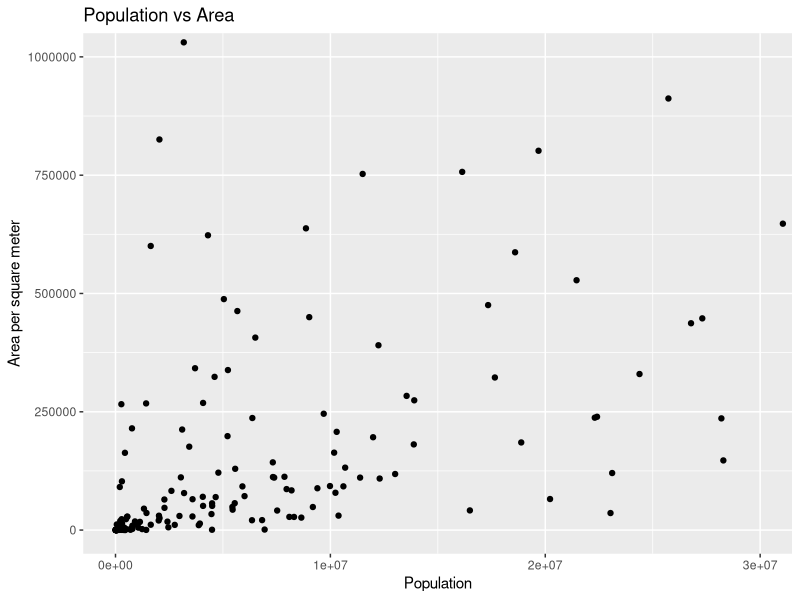

The R source for this figure:
## ---- chunk 1
knitr::opts_chunk$set(echo = TRUE)
## ---- chunk 2
data = read.csv("movies3.csv")
print(str(data)) #We can see 2912 observations and 33 features(title, genre_first...)
## ---- chunk 3
print(head(data))
## ---- chunk 4
mean_budget = mean(data$budget)
print(mean_budget)
## ---- chunk 5
movies_sub = data[,c("gross_adjusted", "budget_adjusted", "gross", "budget")]
## ---- chunk 6
apply(movies_sub, MARGIN = 2, mean)
## ---- chunk 7
index = which.min(data$budget)
data[index, "title"]
## ---- chunk 8
sum(data$budget < mean_budget & data$reviews > 200)
## ---- chunk 9
data$Years_after_prod <- data$Release_year - data$year
summary(data$Years_after_prod)
## ---- chunk 10

countries = read.csv("countries.csv")
print(head(countries, n = 4))

## ---- chunk 11
print(str(countries)) #NO, all the features are not numeric, we also have chr, int
## ---- chunk 12
minimum_pop = min(countries$Population)
maximum_pop = max(countries$Population)
paste("Minimum: ", minimum_pop)
paste("Maximum: ", maximum_pop)
## ---- chunk 13
print(subset(countries, Population == minimum_pop))
print(subset(countries, Population == maximum_pop))

## ---- chunk 14
CIS_countries <- subset(countries, countries$Region == "C.W. OF IND. STATES")
print(nrow(CIS_countries)) #There are 12 countries which belong to CIS
## ---- chunk 15
#The standard deviation of 2.55 and mean of 1.25 indicate that there is large amount of variability in the data. This means that the data points are far away from the mean and are spread out rather than being clustered. 
sd(CIS_countries$Climate, na.rm = T)
mean(CIS_countries$Climate, na.rm = T)
## ---- chunk 16
countries$NaturalIncrease <- countries$Birthrate - countries$Deathrate
minimum =  min(countries$NaturalIncrease, na.rm = T)
maximum = max(countries$NaturalIncrease, na.rm = T)
paste("Minimum natural increase: ", subset(countries, NaturalIncrease == minimum)$Country)
paste("Maximum natural increase: ", subset(countries, NaturalIncrease == maximum)$Country)
## ---- chunk 17
library("ggplot2")

ggplot(data=countries, aes(x=Population, y=Area_sqm)) +geom_point() + labs(y= "Area per square meter", x = "Population") + ggtitle("Population vs Area") + coord_cartesian(xlim = c(0, 30000000), ylim = c(0, 1000000))
#The coord_caresian is added to keep all the points and not get a warning that some points were deleted due to zooming
#The graph is scattered so it does not show any linear correlation between the population per area, only in the beginning we can see
#Some relations, when fewer the population meant smaller area
## ---- chunk 18

my_factorial<-function(n)
{
  if(n == 0)
    return(1)
  else
    return(n * factorial(n - 1))
}
my_factorial(12)
factorial(12)
## ---- chunk 19

number <- 0
while(number <= 1)
{
  number <- rnorm(1)
  print(number)
}
print(number)

## ---- chunk 20
my_fibonacci<-function(n)
{
  if(n < 2)
    return(n)
  else
    return(my_fibonacci(n-1) + my_fibonacci(n-2))
}
my_fibonacci(10)
